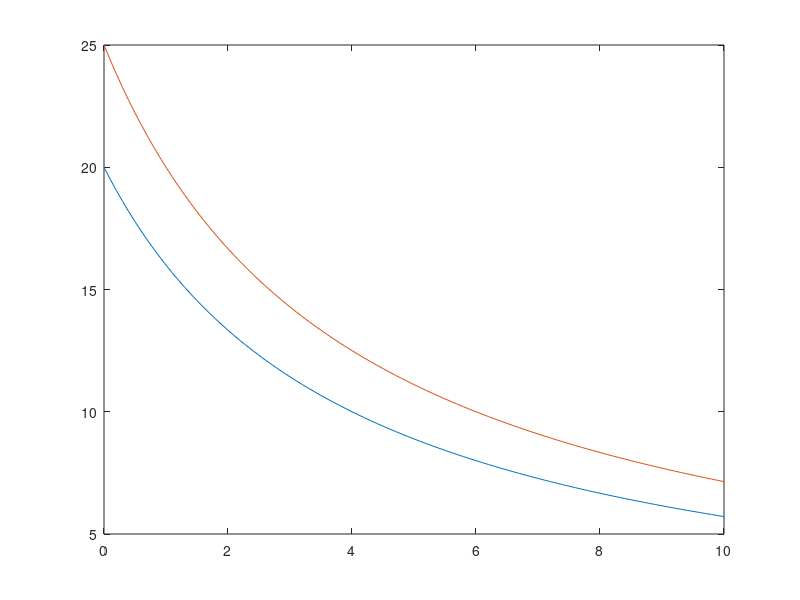
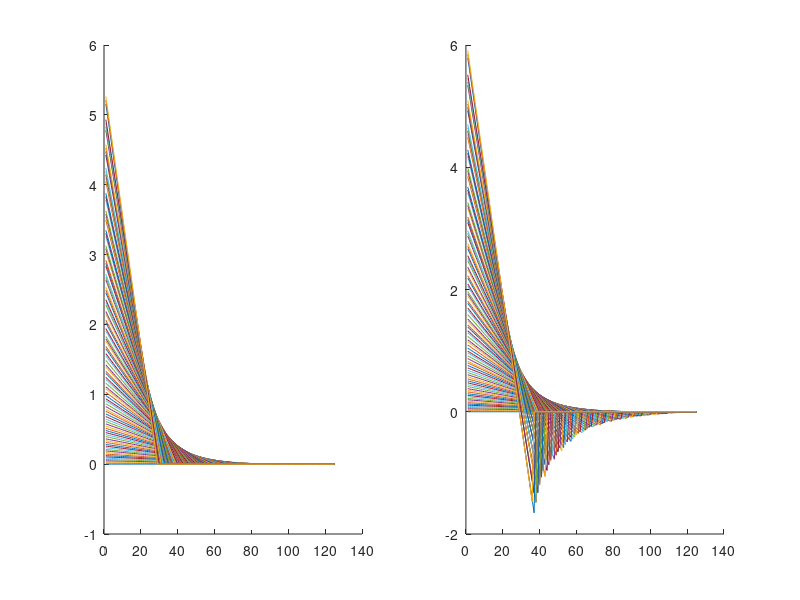
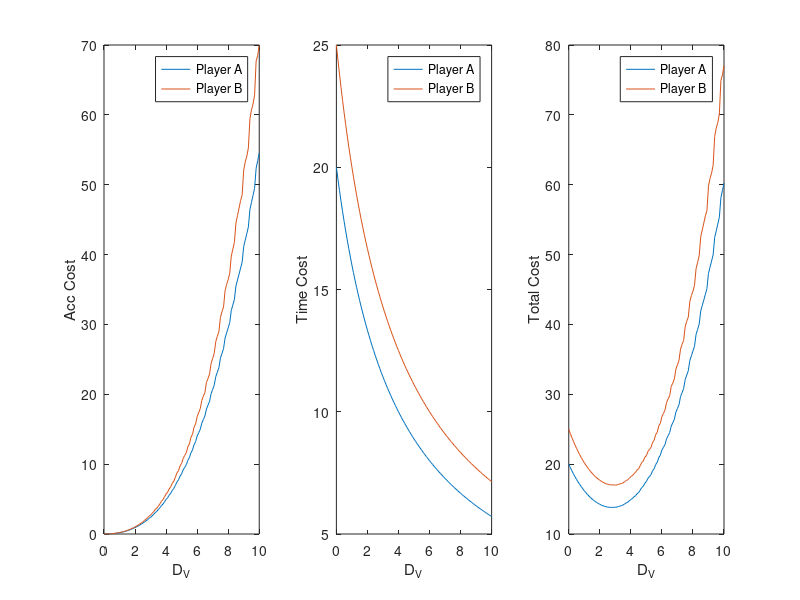
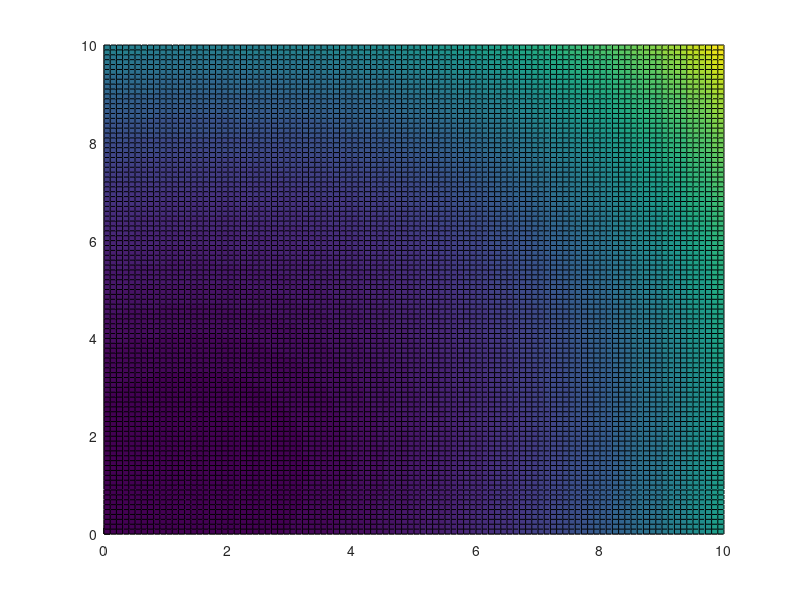

These figures' MATLAB source, in order:
clear all;
%% Two player intersection
%Currently it is assumed that the game stops once both Players leave the
%intersection, And the that time cost is time to leave the intersection.
%Collsions are calculated assuming player A passes ahead

dT = 0.2; 
d0 = [80,100]; %distance till end of intersection
v0 = [4,4]; %initial velocity
dV = 0:0.1:10; %change in velocities to eval
for i = 1:length(dV)
   t(i,:)= d0./(v0+dV(i));
   n(i,:) = [ceil(t(i,1)/dT),ceil(t(i,2)/dT)];
end
plot(dV,t);
W = zeros(length(dV),max(n(1,:)),2);
X =zeros(length(dV),max(n(1,:)),2);
for i = 1:length(dV)
   for j = 1:n(i)
       W(i,j,1)=(1-(j/n(i,1)))*dT;
       W(i,j,2)=(1-(j/n(i,2)))*dT;
       X(i,j,1)=dV(i)/n(i,1);
       X(i,j,2)=dV(i)/n(i,2);
   end
end


%% Derived best U
figure;
hold on
U =zeros(size(X));
%nSum = ones(size(dV));
nSum=n;
for i = 1:length(dV)
    for j = 1:n(i,1)
        nSum(i,1)= nSum(i)-(j*(2-(j/n(i,1)))/n(i,1));
    end
    for j = 1:n(i,2)
        nSum(i,2)= nSum(i)-(j*(2-(j/n(i,2)))/n(i,2));
    end
a=dV(i)./(nSum(i,:)*dT);
b=a/n(i);
for j = 1:n(i,1)
    U(i,j,1)=a(1)-(b(1)*(j));
end
for j = 1:n(i,2)
    U(i,j,2)=a(2)-(b(2)*(j));
end
subplot(1,2,1)
hold on
plot(U(i,:,1))
subplot(1,2,2)
hold on
plot(U(i,:,2))
c(i,1)=U(i,:,1)*U(i,:,1)';
c(i,2)=U(i,:,2)*U(i,:,2)';
end
%% compare optimised v.s. derived costs

figure;
subplot(1,3,1)
plot(dV,0.2*c(:,1),dV,0.2*c(:,2));
legend("Player A","Player B");ylabel("Acc Cost");xlabel("D_V");
subplot(1,3,2)
plot(dV,t(:,1),dV,t(:,2))
legend("Player A","Player B");ylabel("Time Cost");xlabel("D_V");
subplot(1,3,3)
plot(dV,t(:,1)+(0.2*c(:,1)),dV,t(:,2)+(0.2*c(:,2)))
legend("Player A","Player B");ylabel("Total Cost");xlabel("D_V");

com = zeros(length(dV),length(dV));
col = zeros(length(dV),length(dV));
costA = zeros(length(dV),length(dV));
costB = zeros(length(dV),length(dV));
for i = 1:length(dV)
    for j = 1:length(dV)
        if t(i,1)>t(j,2)
            col(i,j)=500;
        end
        com(i,j)= c(i,1)+c(j,2)+t(i,1)+t(j,2);
        costA(i,j)= c(i,1)+t(i,1);
        costB(i,j)= c(j,2)+t(j,2);
    end
end
figure;
surface(dV,dV,com)
figure;
surface(dV,dV,col)
figure;
surface(dV,dV,col+com)
figure;
surface(dV,dV,costA)
figure;
surface(dV,dV,costB)

[xx,yy] = meshgrid(dV,dV);
figure;hold on;
cA =costA-min(min(costA));
cA(12:end,:)=-cA(12:end,:);
cB =costB-min(min(costB));
cB(:,12:end)=-cB(:,12:end);
quiver(dV,dV,0*costA,cA)
quiver(dV,dV,cB,0*costB)




